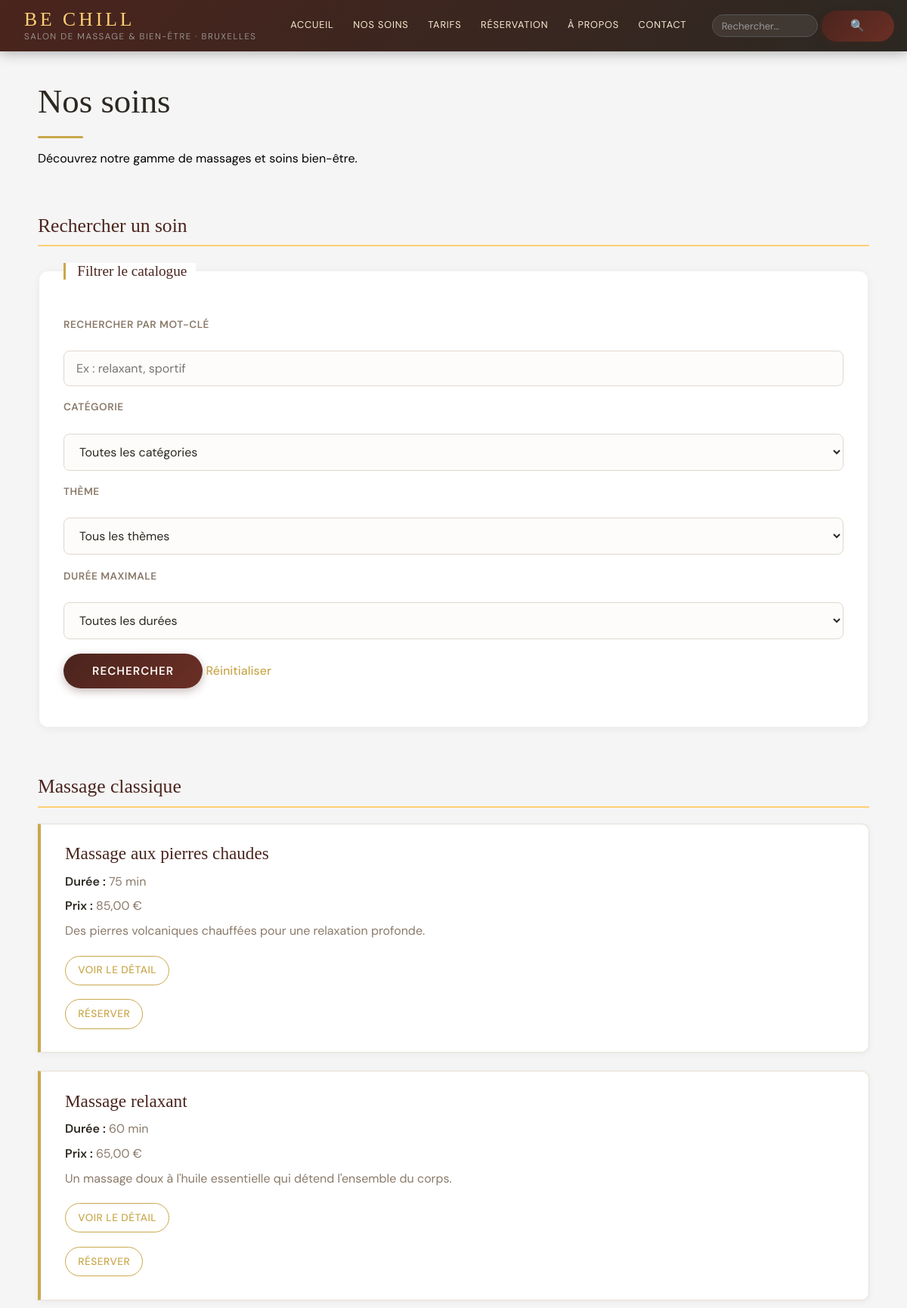
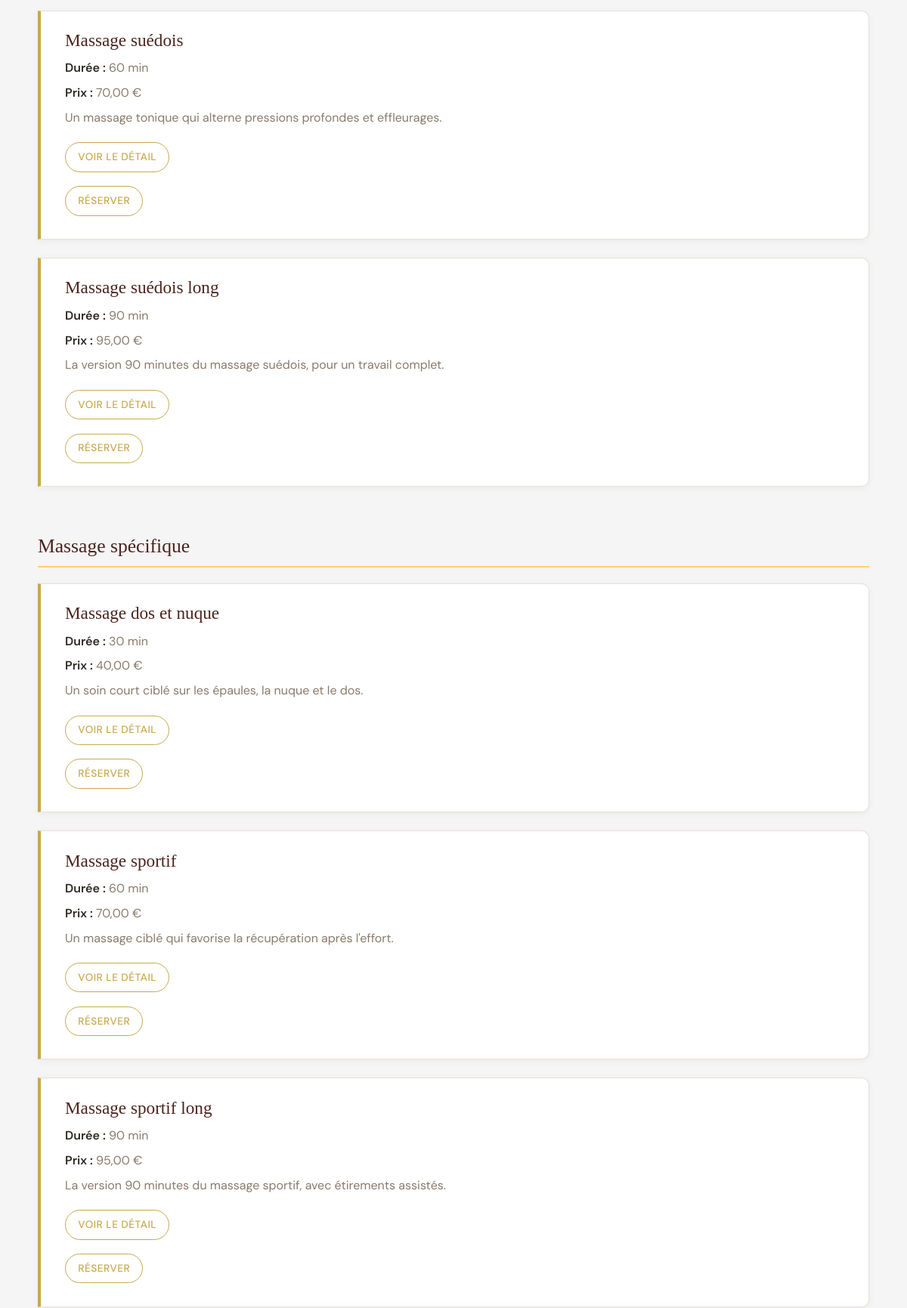
Screenshot of /soins (upper part) with the database file from the repository (2 pictures, top to bottom).
### tables this page shows
CREATE TABLE item (
    id                 INT UNSIGNED AUTO_INCREMENT PRIMARY KEY,
    titre              VARCHAR(150) NOT NULL,
    slug               VARCHAR(160) NOT NULL UNIQUE,
    description_courte VARCHAR(255) NOT NULL,
    description        TEXT NOT NULL,
    image              VARCHAR(255) NULL,                  
    duree              SMALLINT UNSIGNED NOT NULL,
    prix               DECIMAL(6,2) NOT NULL,
    statut             ENUM('brouillon', 'publie', 'archive') NOT NULL DEFAULT 'brouillon',
    operator_id        INT UNSIGNED NULL,
    theme_id           INT UNSIGNED NOT NULL,
    category_id        INT UNSIGNED NOT NULL,
    date_creation      DATETIME NOT NULL DEFAULT CURRENT_TIMESTAMP,
    date_modification  DATETIME NOT NULL DEFAULT CURRENT_TIMESTAMP ON UPDATE CURRENT_TIMESTAMP,
    CONSTRAINT fk_item_operator FOREIGN KEY (operator_id) REFERENCES operator(id) ON DELETE SET NULL,
    CONSTRAINT fk_item_theme    FOREIGN KEY (theme_id)    REFERENCES theme(id),
    CONSTRAINT fk_item_category FOREIGN KEY (category_id) REFERENCES category(id)
);

### core/html.php (called while the page is built, shortened)
<?php
function render(string $viewPath, array $data = []): string
{
    extract($data);
    require $viewPath;
    return ob_get_clean();
}

### core/router.php (called while the page is built, shortened)
<?php
function run(string $route, string $base, PDO $pdo): string
{
    $file = $base . '/controllers/' . $route . '.php';
    require $file;
    return ob_get_clean();
}

### index.php (called while the page is built, shortened)
<?php
require 'core/router.php';
require 'core/html.php';
require 'core/query.php';
require 'config/database.php';
$base = __DIR__ . '/app';
$segments = http_in($_SERVER['REQUEST_URI']);
$estAdmin = isset($segments[0]) && $segments[0] === 'admin';
$route = route($segments);
if ($_SERVER['REQUEST_METHOD'] === 'POST' && !csrf_check()) {
    http_response_code(403);
    $main = '<main><h1>Formulaire expiré</h1><p>Veuillez recharger la page et renvoyer le formulaire.</p></main>';
} elseif ($estAdmin && !empty($_SESSION['operator_id']) && !admin_peut($_SESSION['operator_role'], $route)) {
    http_response_code(403);
    $main = '<main><h1>Accès refusé</h1><p>Cette page est réservée à l\'administrateur. <a href="/admin">Retour au tableau de bord</a></p></main>';
} else {
    $main = run($route, $base, $pdo);
}

### app/models/item.php (called while the page is built, shortened)
<?php
function item_search(PDO $pdo, array $filtres): array
{
    $sql = "
        SELECT item.id, item.titre, item.slug, item.description_courte, item.image,
               item.duree, item.prix,
               category.id AS category_id, category.nom AS categorie,
               theme.id AS theme_id, theme.nom AS theme
        FROM item
        JOIN category ON item.category_id = category.id
        JOIN theme ON item.theme_id = theme.id
        WHERE item.statut = 'publie'
    ";
    $params = [];
    $sql .= " ORDER BY category.nom, item.titre";
    return query_all($pdo, $sql, $params);
}

### core/query.php (called while the page is built, shortened)
<?php
function query_all(PDO $pdo, string $sql, array $params = []): array
{
    $stmt = $pdo->prepare($sql);
    $stmt->execute($params);
    return $stmt->fetchAll();
}

### app/views/soins.php (the view, shortened to what this page needs)
<main>
    <h1>Nos soins</h1>
    <p>Découvrez notre gamme de massages et soins bien-être.</p>
    <section aria-labelledby="filtres-catalogue">
        <h2 id="filtres-catalogue">Rechercher un soin</h2>
        <form action="/soins" method="get">
            <fieldset>
                <legend>Filtrer le catalogue</legend>
                <p>
                    <label for="recherche-soin">Rechercher par mot-clé</label><br>
                    <input type="search" id="recherche-soin" name="recherche"
                           placeholder="Ex : relaxant, sportif"
                           value="<?= htmlspecialchars($filtres['recherche']) ?>">
                </p>
                <p>
                    <label for="filtre-categorie">Catégorie</label><br>
                    <select id="filtre-categorie" name="categorie">
                        <option value="">Toutes les catégories</option>
                    </select>
                </p>
                <p>
                    <label for="filtre-theme">Thème</label><br>
                    <select id="filtre-theme" name="theme">
                        <option value="">Tous les thèmes</option>
                    </select>
                </p>
                <p>
                    <label for="filtre-duree">Durée maximale</label><br>
                    <select id="filtre-duree" name="duree">
                        <option value="">Toutes les durées</option>
                    </select>
                </p>
                <p>
                    <button type="submit">Rechercher</button>
                    <a href="/soins">Réinitialiser</a>
                </p>
            </fieldset>
        </form>
    </section>
    <?php if (empty($soins)): ?>
        <p>Aucun soin ne correspond à votre recherche.</p>
    <?php else: ?>
        <?php foreach ($soinsParCategorie as $nomCategorie => $soinsCategorie): ?>
            <section aria-labelledby="cat-<?= md5($nomCategorie) ?>">
                <h2 id="cat-<?= md5($nomCategorie) ?>"><?= htmlspecialchars($nomCategorie) ?></h2>
                <?php foreach ($soinsCategorie as $soin): ?>
                    <article>
                        <h3><?= htmlspecialchars($soin['titre']) ?></h3>
                        <p><strong>Durée :</strong> <?= (int)$soin['duree'] ?> min</p>
                        <p><strong>Prix :</strong> <?= number_format((float)$soin['prix'], 2, ',', ' ') ?> €</p>
                        <p><?= htmlspecialchars($soin['description_courte']) ?></p>
                        <p><a href="/soin-detail?slug=<?= urlencode($soin['slug']) ?>">Voir le détail</a></p>
                        <p><a href="/reservation?soin=<?= (int)$soin['id'] ?>">Réserver</a></p>
                    </article>
                <?php endforeach; ?>
            </section>
        <?php endforeach; ?>
    <?php endif; ?>
</main>

### style.css (style rules this page uses)
:root { --color-dark: #2C2822; --color-dark-alt: #2d2d2d; --color-brown: #4A241D; --color-brown-dark: #4a231b; --color-cream: #FAF8F3; --color-cream-light: #f9edd4; --color-cream-bg: #f5f5f5; --color-beige: #E8D5A3; --color-sand: #e6e1db; --color-gold: #C9A84C; --color-gold-light: #FFD074; --color-gold-pale: #e0b96a; --color-text-muted: #8A7A6A; --color-text-light: #a5a39f; --color-white: #fff; --font-serif: 'Playfair Display', serif; --font-sans: 'DM Sans', sans-serif; --transition-fast: 0.2s ease; --transition-base: 0.3s ease; }
html { scroll-behavior: smooth; }
body { margin: 0; font-family: var(--font-sans); background: var(--color-cream-bg); }
button { background: #c8a96a; border: none; color: white; font-size: 20px; padding: 10px 15px; cursor: pointer; border-radius: 6px; }
main { max-width: 1100px; margin: 2.5em auto; padding: 0 2em 4em; }
main h1 { font-family: var(--font-serif); font-size: 2.8rem; font-weight: 400; color: var(--color-dark); margin-bottom: 0.2em; line-height: 1.2; }
main h1::after { content: ''; display: block; width: 60px; height: 3px; background: var(--color-gold); margin-top: 0.4em; border-radius: 2px; }
main h2 { font-family: var(--font-serif); font-size: 1.6rem; font-weight: 400; color: var(--color-brown); border-bottom: 2px solid var(--color-gold-light); padding-bottom: 0.4em; margin-top: 2.5em; }
main > p > a, main section p a { color: var(--color-gold); text-decoration: none; font-weight: 500; }
article { background: var(--color-white); border: 1px solid #e8e0d5; border-left: 4px solid var(--color-gold); border-radius: 0 10px 10px 0; padding: 1.6em 2em; margin-bottom: 1.5em; box-shadow: 0 2px 10px rgba(0, 0, 0, 0.05); transition: transform var(--transition-fast), box-shadow var(--transition-fast); }
article h3 { font-family: var(--font-serif); font-size: 1.45rem; font-weight: 400; color: var(--color-brown); margin-top: 0; margin-bottom: 0.4em; }
article p { color: var(--color-text-muted); font-family: var(--font-sans); line-height: 1.75; margin: 0.3em 0; }
article p strong { color: var(--color-dark); font-weight: 600; }
article a { display: inline-block; margin-top: 1em; margin-right: 0.8em; color: var(--color-brown); font-family: var(--font-sans); font-size: 0.85rem; font-weight: 600; text-transform: uppercase; letter-spacing: 0.5px; text-decoration: none; border: 1.5px solid var(--color-gold); padding: 0.5em 1.2em; border-radius: 20px; transition: background var(--transition-fast), color var(--transition-fast), transform var(--transition-fast); }
form fieldset { border: none; border-radius: 12px; padding: 2em; margin-bottom: 1.5em; background: var(--color-white); box-shadow: 0 2px 12px rgba(0, 0, 0, 0.06); }
form legend { font-family: var(--font-serif); font-size: 1.2rem; color: var(--color-brown); font-weight: 400; padding: 0 0.6em; background: var(--color-white); border-left: 3px solid var(--color-gold); padding-left: 0.8em; }
form p { margin: 1.2em 0; }
form label { display: block; font-family: var(--font-sans); font-size: 0.85rem; color: var(--color-text-muted); font-weight: 600; text-transform: uppercase; letter-spacing: 0.5px; margin-bottom: 0.4em; }
form input[type="text"], form input[type="email"], form input[type="tel"], form input[type="number"], form input[type="search"], form input[type="date"], form input[type="password"], form textarea, form select { width: 100%; padding: 0.75em 1em; border: 1.5px solid #e0d8cf; border-radius: 8px; font-family: var(--font-sans); font-size: 1rem; background: #fdfcfa; color: var(--color-dark); box-sizing: border-box; transition: border-color var(--transition-fast), box-shadow var(--transition-fast); }
form button[type="submit"] { background: linear-gradient(135deg, var(--color-brown) 0%, #6b2f25 100%); color: var(--color-cream); border: none; padding: 0.85em 2.5em; border-radius: 25px; font-family: var(--font-sans); font-size: 0.95rem; font-weight: 600; letter-spacing: 1px; text-transform: uppercase; cursor: pointer; transition: transform var(--transition-fast), box-shadow var(--transition-fast); box-shadow: 0 4px 12px rgba(74, 36, 29, 0.3); }

### rows the page displays
item: titre "Massage aux pierres chaudes", duree "75", prix "85,00", description_courte "Des pierres volcaniques chauffées pour une relaxation profonde."
item: titre "Massage relaxant", duree "60", prix "65,00", description_courte "Un massage doux à l'huile essentielle qui détend l'ensemble du corps."
item: titre "Massage suédois", duree "60", prix "70,00", description_courte "Un massage tonique qui alterne pressions profondes et effleurages."
item: titre "Massage suédois long", duree "90", prix "95,00", description_courte "La version 90 minutes du massage suédois, pour un travail complet."
item: titre "Massage dos et nuque", duree "30", prix "40,00", description_courte "Un soin court ciblé sur les épaules, la nuque et le dos."
item: titre "Massage sportif", duree "60", prix "70,00", description_courte "Un massage ciblé qui favorise la récupération après l'effort."
item: titre "Massage sportif long", duree "90", prix "95,00", description_courte "La version 90 minutes du massage sportif, avec étirements assistés."

### other values shown
$nomCategorie "Massage classique"
$nomCategorie "Massage spécifique"
